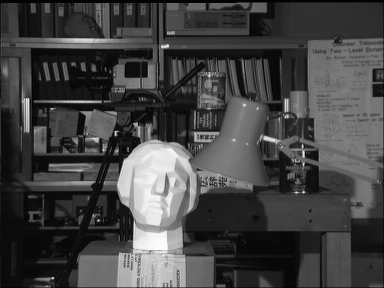
//> input picture ChapterProblem5-1/Problem5-6/tsukuba_l.png, 384 x 288 px
$ ./problem5-6   (built with g++ and OpenCV 4)
//> lines starting //> are read from the running program, lines starting //| are printed output that depends on the picture; after the words box and inside, x2 and y2 are one past the last pixel; in counts of white or black regions, pixels touching at a corner belong together

#include <iostream>
#include "opencv2/core/core.hpp"
#include "opencv2/imgproc/imgproc.hpp"
#include "opencv2/video/background_segm.hpp"
#include "opencv2/highgui/highgui.hpp"

#pragma comment(lib, "opencv_core2411d.lib")
#pragma comment(lib, "opencv_highgui2411d.lib")
#pragma comment(lib, "opencv_imgproc2411d.lib")

using namespace std;
using namespace cv;


void main()
{
	Mat img1 = imread("tsukuba_l.png");
//> img1 is the input picture: 288 rows x 384 cols, CV_8UC3; min 0, max 252, mean 67.6
	Mat img2 = imread("tsukuba_r.png");
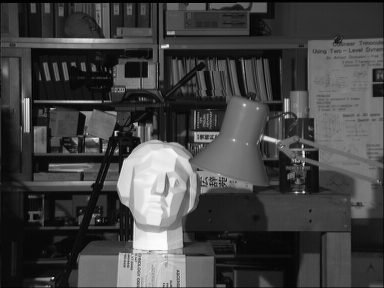
//> input picture ChapterProblem5-1/Problem5-6/tsukuba_r.png, 384 x 288 px
//> img2 is the input picture: 288 rows x 384 cols, CV_8UC3; min 0, max 252, mean 67.3

	Mat img12;
	absdiff(img1, img2, img12);
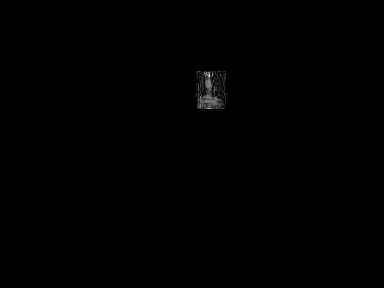
//> img12: 288 rows x 384 cols, CV_8UC3; min 0, max 205, mean 0.5

	imshow("diff", img12);

	Mat clean_diff = img12.clone();
	erode(clean_diff, clean_diff, cv::getStructuringElement(cv::MORPH_RECT, cv::Size(3, 3)));
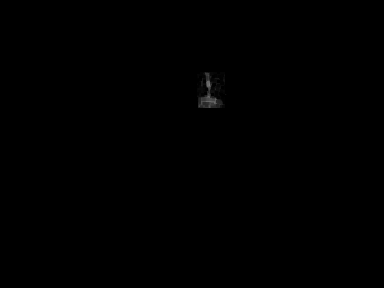
//> clean_diff: 288 rows x 384 cols, CV_8UC3; 0.95% of pixels changed, all inside (x1, y1, x2, y2) = (196, 71, 228, 109)
	dilate(clean_diff, clean_diff, cv::getStructuringElement(cv::MORPH_RECT, cv::Size(3, 3)));
	imshow("clean_diff erode dilate", clean_diff);

	Mat dirty_diff = img12.clone();
	dilate(dirty_diff, dirty_diff, cv::getStructuringElement(cv::MORPH_RECT, cv::Size(3, 3)));
	erode(dirty_diff, dirty_diff, cv::getStructuringElement(cv::MORPH_RECT, cv::Size(3, 3)));
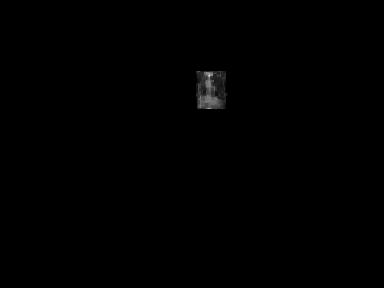
//> dirty_diff: 288 rows x 384 cols, CV_8UC3; min 0, max 205, mean 0.6
	imshow("dirty_diff dilate erode", dirty_diff);

	Mat mop_diff = dirty_diff.clone();
	morphologyEx(mop_diff, mop_diff, CV_MOP_OPEN,
		getStructuringElement(cv::MORPH_RECT, cv::Size(9, 9)));
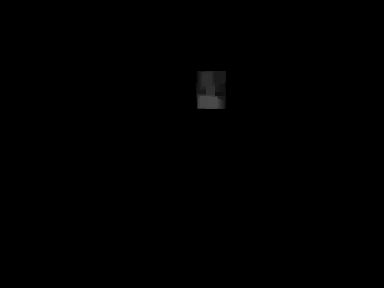
//> mop_diff: 288 rows x 384 cols, CV_8UC3; 0.75% of pixels changed, all inside (x1, y1, x2, y2) = (196, 71, 228, 109)
	imshow("morpohlogy dirty_diff ", mop_diff);

	Mat thresh_diff = mop_diff.clone();
	dilate(thresh_diff, thresh_diff, cv::getStructuringElement(cv::MORPH_RECT, cv::Size(3, 3)));
//> thresh_diff: 288 rows x 384 cols, CV_8UC3; 0.63% of pixels changed, all inside (x1, y1, x2, y2) = (195, 70, 227, 110)
	erode(thresh_diff, thresh_diff, cv::getStructuringElement(cv::MORPH_RECT, cv::Size(3, 3)));
//> thresh_diff: 288 rows x 384 cols, CV_8UC3; min 0, max 74, mean 0.4
	threshold(thresh_diff, thresh_diff, 1, 255, THRESH_BINARY);
	imshow("threshold dirty_diff ", thresh_diff);

	floodFill(thresh_diff, Point(200, 80), Scalar(100));
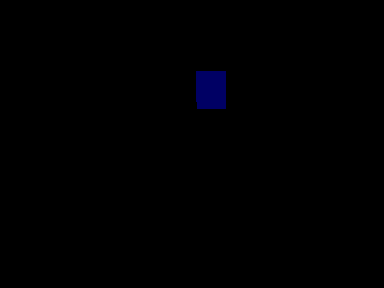
//> thresh_diff: 288 rows x 384 cols, CV_8UC3; mean B, G, R 1, 0, 0
	imshow("flood dirty_diff ", thresh_diff);

	waitKey();
}
